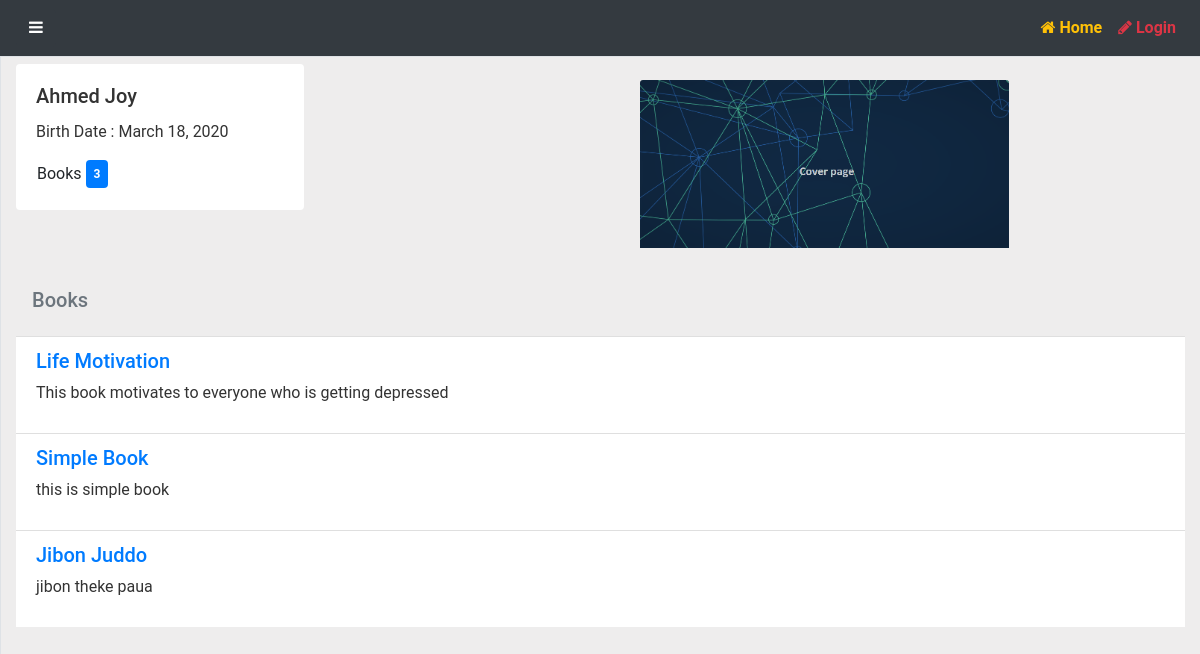
/catalog/author/2, run on the app's committed database.
### catalog/models.py (models this page shows, shortened)
class Author(models.Model):
    first_name = models.CharField(max_length=100)
    last_name = models.CharField(max_length=100)
    date_of_birth = models.DateField(null=True, blank=True)
    date_of_death = models.DateField('Died', null=True, blank=True)
    class Meta:
        ordering=['last_name','first_name']

class Book(models.Model):
    title = models.CharField(max_length=200)
    author = models.ManyToManyField('Author')
    language = models.ForeignKey('Language',on_delete=models.SET_NULL,null=True)
    summery = models.TextField(help_text='Enter a brief description of the book')
    isbn = models.CharField('ISBN', max_length=13, help_text='13 Character <a href="https://www.isbn-international.org/content/what-isbn">ISBN number</a>')
    genre = models.ManyToManyField(Genre,help_text='Select a genre for this book')
    book_added_date = models.DateTimeField(auto_now_add=True)
    def get_absolute_url(self):
        return reverse('book-detail',args=[str(self.id)])
    def display_genre(self):
        return ', '.join(genre.name for genre in self.genre.all()[:3])
    display_genre.short_description = 'Genre'
    def show_author(self):
        return ' '.join(author.first_name for author in self.author.all()[:3])
    show_author.short_description = 'Author'

### catalog/views.py (the view)
# urls.py: path('author/<int:pk>',views.author_detail_view,name='author-detail'),
def author_detail_view(request,pk):
    author= get_object_or_404(Author,pk=pk)
    return render(request,'books/author_detail.html',context={'author':author})

### catalog/templates/books/author_detail.html (shortened to what this page needs)
{% extends 'base_generic.html' %}
{% load static %}
{% block content %}
<div class="row ">
    <div class="col-sm-6 bg-">
        <div class="card mt-2" style="width:18rem;  border:none">
            <div class="card-body">
              <h5 class="card-title">{{author.first_name}} {{author.last_name}}</h5>
              <p class="card-text">Birth Date : {{author.date_of_birth}}</p>
              <button class="btn p-0">
                      Books <span class="p-2 badge badge-primary">{{author.book_set.all.count}}</span>
              </button>
            </div>
          </div>
    </div>
    <div class="col-sm-4 m-4">
        <img class="card-img-top"  src="{% static 'img/book_cover.png' %}" alt="Card image cap">
    </div>
</div>
<div class="row ">
    <div class="col-sm-12">
            <h5 class="text-secondary p-3">Books</h5>
        <ul class="list-group list-group-flush">
            {% for book in author.book_set.all %}
            <li class="list-group-item">
                <h5> <a href="{{book.get_absolute_url}}">{{book.title}}</a> </h5>
                <p>{{book.summery}}</p>
            </li>
            {% endfor %}
            </ul>
    </div>
</div>
{% endblock %}

### static/css/simple-sidebar.css (style rules this page uses)
body { overflow-x: hidden; }

### catalog/static/css/new.css (style rules this page uses)
html, body { font-family: "Roboto", "Helvetica Neue", Helvetica, Arial, sans-serif; color: #333; background-color: #eeeded; height: 100%; overflow-x: hidden; }

### data on the page
Author: first_name "Ahmed", last_name "Joy", date_of_birth "March 18, 2020", book_set.all.count "3"
Book: title "Life Motivation", summery "This book motivates to everyone who is getting depressed"
Book: title "Simple Book", summery "this is simple book"
Book: title "Jibon Juddo", summery "jibon theke paua"
